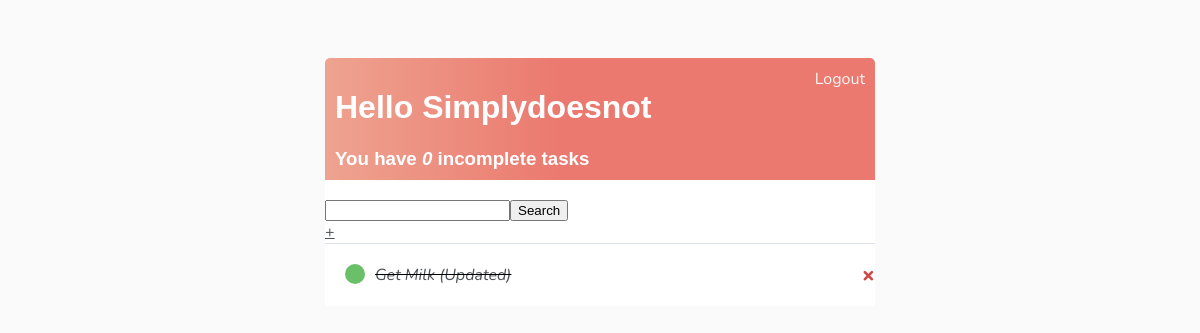
Before: / (signed in) with the older database file.
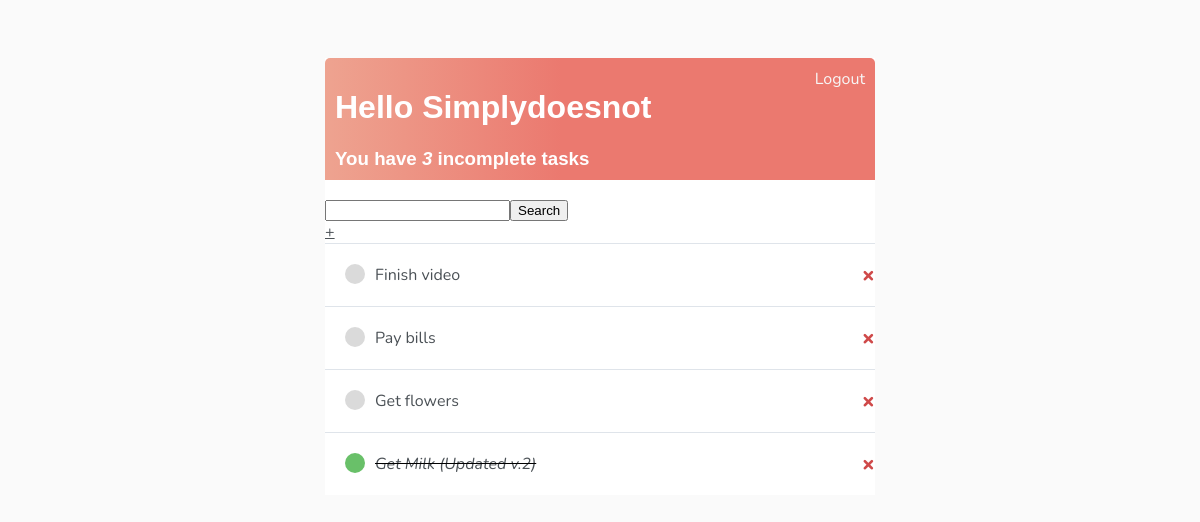
After: the same page with the newer database file.
### TodoApp/models.py (models this page shows)
class Task(models.Model):
    user = models.ForeignKey(User, on_delete=models.CASCADE, null=True, blank=True)
    title = models.CharField(max_length=200)
    description = models.TextField(null=True, blank=True)
    complete = models.BooleanField(default=False)
    created = models.DateTimeField(auto_now_add=True)
    def __str__(self):
        return self.title
    class Meta:
        ordering = ['complete']

### TodoApp/views.py (the view)
# urls.py: path('', TaskList.as_view(), name='tasks'),
class TaskList(LoginRequiredMixin, ListView):
    model = Task
    context_object_name = 'tasks'
    def get_context_data(self, **kwargs):
        context = super().get_context_data(**kwargs)
        context['tasks'] = context['tasks'].filter(user=self.request.user)
        context['count'] = context['tasks'].filter(complete=False).count()
        search_input = self.request.GET.get('search-area') or ''
        if search_input:
            context['tasks'] = context['tasks'].filter(title__startswith=search_input)
        context['search_input'] = search_input
        return context

### TodoApp/templates/TodoApp/task_list.html
{% extends 'TodoApp/main.html'%}
{% block content %}
<div class="header-bar">
    <div>
        <h1>Hello {{request.user|title}}</h1>
        <h3 style="margin:0;">You have <i>{{count}}</i> incomplete task{{count|pluralize:"s"}}</h3>
    </div>
    {% if request.user.is_authenticated %}
        <a href="{% url 'logout' %}">Logout</a>
    {% else %}
        <a href="{% url 'login' %}">Login</a>
    {% endif %}
</div>
<div id="search-add-wrapper">
    <form method="get" style="margin-top: 20px; display: flex;">
        <input type="text" name="search-area" value="{{search_input}}">
        <input type="submit" value="Search">
    </form>
    <a id="add-link" href="{% url 'task-create' %}">&#x2b;</a>
</div>
<div class="task-items-wrapper">
    {% for task in tasks %}
    <div class="task-wrapper">
        {% if task.complete %}
            <div class="task-title">
                <div class="task-complete-icon"></div>
                <i><s><a href="{% url 'task-update' task.id %}">{{task}}</a></s></i>
            </div>
            <a class="delete-link" href="{% url 'task-delete' task.id %}">&#215;</a>
        {% else %}
            <div class="task-title">
                <div class="task-incomplete-icon"></div>
                <a href="{% url 'task-update' task.id %}">{{task}}</a>
            </div>
            <a class="delete-link" href="{% url 'task-delete' task.id %}">&#215;</a>
        {% endif %}
    </div>
    {% empty %}
        <h3>No items in list</h3>
    {% endfor %}
</div>
{% endblock content %}

### TodoApp/templates/TodoApp/main.html (shortened to what this page needs)
<!DOCTYPE html>
<html lang="en">
    <head>
    </head>
    <body>
        <div class="container">
            {% block content %}
            {% endblock content %}
        </div>
    </body>
</html>

### TodoApp/templates/TodoApp/main.html (style rules this page uses)
body { background-color: #FAFAFA; font-family: 'Nunito', sans-serif; padding-top: 50px; }
h1, h2, h3, h4, h5, h6 { font-family: 'Raleway', sans-serif; }
a, p { color: #4b5156; }
.container { max-width: 550px; margin: auto; background-color: #fff; -webkit-box-shadow: 2px 2px 13px -4px rbga(0, 0, 0, 0.211); box-shadow: 2px 2px 13px -4px rbga(0, 0, 0, 0.211); }
.header-bar { display: flex; justify-content: space-between; color: #fff; padding: 10px; border-radius: 5px 5px 0 0; background: linear-gradient(90deg, #EEA390 0%, #EB796F 43%, #EB796F 100%); }
.header-bar a { color: rgb(247, 247, 247); text-decoration: none; }
.task-wrapper { display: flex; align-items: center; justify-content: space-between; background-color: #fff; border-top: 1px solid #dfe4ea; overflow: hidden; }
.task-title { display: flex; padding: 20px; }
.task-title a { text-decoration: none; color: #4b5156; margin-left: 10px; }
.task-complete-icon { height: 20px; width: 20px; background-color: rgb(105, 192, 105); border-radius: 50%; }
.task-incomplete-icon { height: 20px; width: 20px; background-color: rgb(218, 218, 218); border-radius: 50%; }
.delete-link { text-decoration: none; font-weight: 900; color: #cf4949; font-size: 22px; line-height: 0; padding: 20px 0px; }

Changed rows visible on the page:
added Task: title "Finish video"
added Task: title "Pay bills"
added Task: title "Get flowers"
changed Task: title "Get Milk (Updated)" → "Get Milk (Updated v.2)"
Other visible differences:
{{ count }}: "0" → "3"
